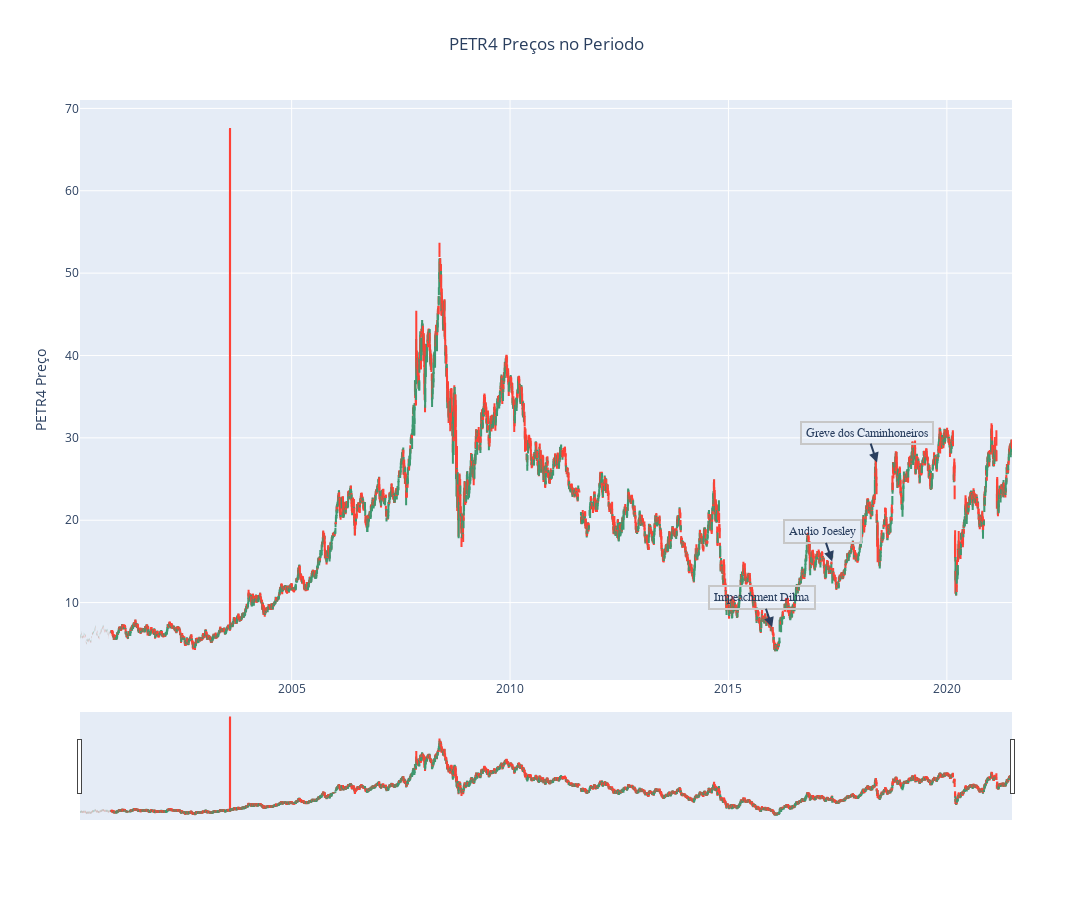

Write notebook code for a chart like this one.
### Code cell
trace = go.Candlestick(x=df.index,
open=df['Open'],
high=df['High'],
low=df['Low'],
close=df['Close'])
data = [trace]

layout = {
'autosize': False,
'width': 1500,
'height': 900,
'title': 'PETR4 Preços no Periodo',
'title_x': 0.5,
'yaxis': {'title': 'PETR4 Preço'},
'annotations': [{
'x': '2017-05-17', 
'y': 15, 
'xref': 'x', 
'yref': 'y',
'showarrow': True,
'font':dict(
family="Courier New, monospace",
size=12
),
'text': 'Audio Joesley',
'align':"center",
'arrowhead':2,
'arrowsize':1,
'arrowwidth':2,
'bordercolor':"#c7c7c7",
'borderwidth':2,
'borderpad':4
},
{
'x': '2016-01-01', 
'y': 7, 
'xref': 'x', 
'yref': 'y',
'showarrow': True,
'font':dict(
family="Courier New, monospace",
size=12
),
'text': 'Impeachment Dilma',
'align':"center",
'arrowhead':2,
'arrowsize':1,
'arrowwidth':2,
'bordercolor':"#c7c7c7",
'borderwidth':2,
'borderpad':4
},
{
'x': '2018-05-27', 
'y': 27, 
'xref': 'x', 
'yref': 'y',
'showarrow': True,
'font':dict(
family="Courier New, monospace",
size=12
),
'text': 'Greve dos Caminhoneiros',
'align':"center",
'arrowhead':2,
'arrowsize':1,
'arrowwidth':2,
'bordercolor':"#c7c7c7",
'borderwidth':2,
'borderpad':4
}]
}

fig = dict(data=data, layout=layout)
py.iplot(fig)

### Figure 1 — Plotly figure (JSON) as saved in the notebook; plotly's stock layout.template omitted (floating-point values rounded to 4 significant figures; data arrays with more than 128 entries replaced by an {"elided": "..."} marker saying what was removed)
{"data": [{"close": {"elided": "5357 float values"}, "high": {"elided": "5357 float values"}, "low": {"elided": "5357 float values"}, "open": {"elided": "5357 float values"}, "type": "candlestick", "x": {"elided": "5357 str values"}}], "layout": {"annotations": [{"align": "center", "arrowhead": 2, "arrowsize": 1, "arrowwidth": 2, "bordercolor": "#c7c7c7", "borderpad": 4, "borderwidth": 2, "font": {"family": "Courier New, monospace", "size": 12}, "showarrow": true, "text": "Audio Joesley", "x": "2017-05-17", "xref": "x", "y": 15, "yref": "y"}, {"align": "center", "arrowhead": 2, "arrowsize": 1, "arrowwidth": 2, "bordercolor": "#c7c7c7", "borderpad": 4, "borderwidth": 2, "font": {"family": "Courier New, monospace", "size": 12}, "showarrow": true, "text": "Impeachment Dilma", "x": "2016-01-01", "xref": "x", "y": 7, "yref": "y"}, {"align": "center", "arrowhead": 2, "arrowsize": 1, "arrowwidth": 2, "bordercolor": "#c7c7c7", "borderpad": 4, "borderwidth": 2, "font": {"family": "Courier New, monospace", "size": 12}, "showarrow": true, "text": "Greve dos Caminhoneiros", "x": "2018-05-27", "xref": "x", "y": 27, "yref": "y"}], "autosize": false, "height": 900, "title": {"text": "PETR4 Preços no Periodo", "x": 0.5}, "width": 1500, "yaxis": {"title": {"text": "PETR4 Preço"}}}}
